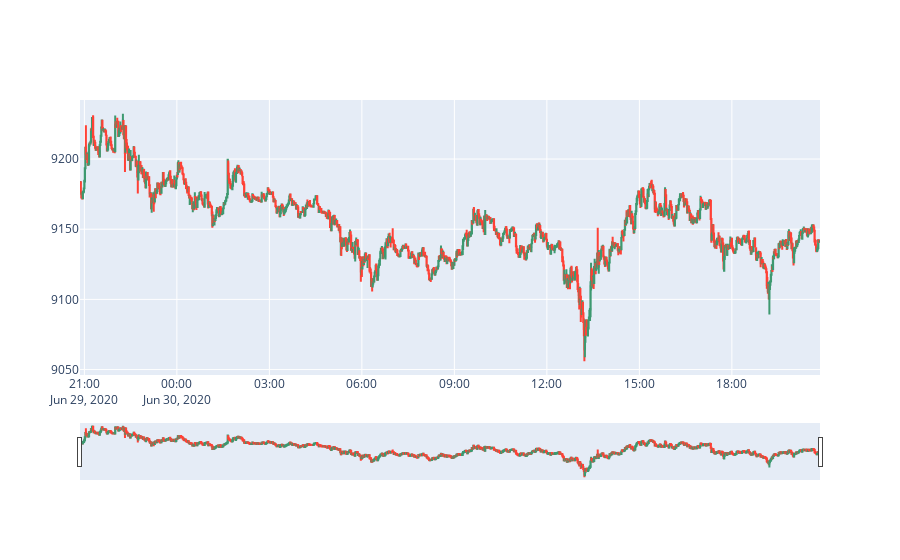

The cell this chart's notebook holds for it:
### Markdown cell above
## Plot a random sequence (24h) of data

### Code cell
# plot data for inspection
import plotly.graph_objects as go

import pandas as pd
from datetime import datetime
import random

# Get a random sequence from the dataset
df = dataset[random.randint(0, len(dataset) - 1), 1440]

fig = go.Figure(data=[go.Candlestick(x=df['open_time'], open=df['open'], high=df['high'], low=df['low'], close=df['close'])])

fig.show()

### Figure 1 — Plotly figure (JSON) as saved in the notebook; plotly's stock layout.template omitted (floating-point values rounded to 4 significant figures; data arrays with more than 128 entries replaced by an {"elided": "..."} marker saying what was removed)
{"data": [{"close": {"elided": "1440 float values"}, "high": {"elided": "1440 float values"}, "low": {"elided": "1440 float values"}, "open": {"elided": "1440 float values"}, "type": "candlestick", "x": {"elided": "1440 str values"}}], "layout": {}}
